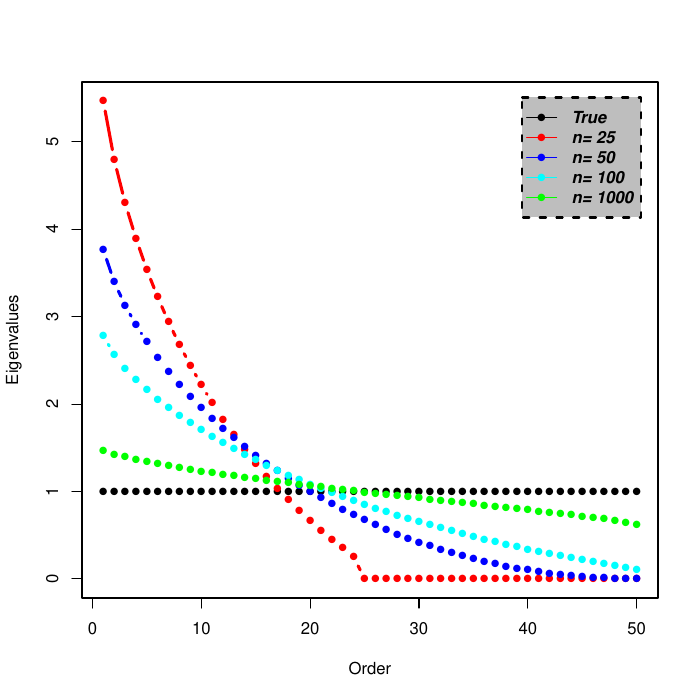

Recreate this plot in R.
# To see what happens if we increase number of variables 

library(MASS) 

n <- c(25,50,100,1000)
p <- 50


mat <- matrix(NA, nrow=length(n), ncol=p)

# True covariance and its eigenvalues
sigma <- diag(1, nrow = p, ncol = p)
e.tre <- eigen(sigma)$values

# Calculating sample covariance matrix eigenvalues for different samples "n"
for(i in 1:length(n)){
  # Repeat the results 1000 times. We will repeat the results for all Figures in R codes. 
  res <- replicate(1000, {
    # Generating "n * p" X matrix from multivariate normal distribution 
    x <- mvrnorm(n=n[i], mu=rep(0,p), Sigma=sigma)
    # Sample covarince matrix and its eigenvalues
    S <- cov(x)
    S.eigenvalues <- eigen(S)$values
  })
  # Averaging eigenvalues repeated 1000 times
  mat[i,] <- apply(res,1,mean)
}
# y limit for plot
yl <- max(rbind(mat,e.tre))

pdf(file = "Ch01_Fig01.pdf") 
# plotting true and sample eigenvalues
plot(e.tre,type="b",lwd=3,pch=16, ylim = c(0,yl), xlab="Order", ylab = "Eigenvalues")
points(mat[1,], type="b", lwd=3,pch=16 ,col="red")
points(mat[2,], type="b", lwd=3,pch=16, col="blue")
points(mat[3,], type="b", lwd=3, pch=16,col="5")
points(mat[4,], type="b", lwd=3, pch=16,col="green")

legend("topright",inset = 0.03, legend = c("True","n= 25","n= 50","n= 100","n= 1000"),cex = 1,box.lwd = 2,box.lty = 2,text.font = 4, bg="gray",col = c("black","red","blue","5","green"), lty = 1,  pch = 16)

dev.off()